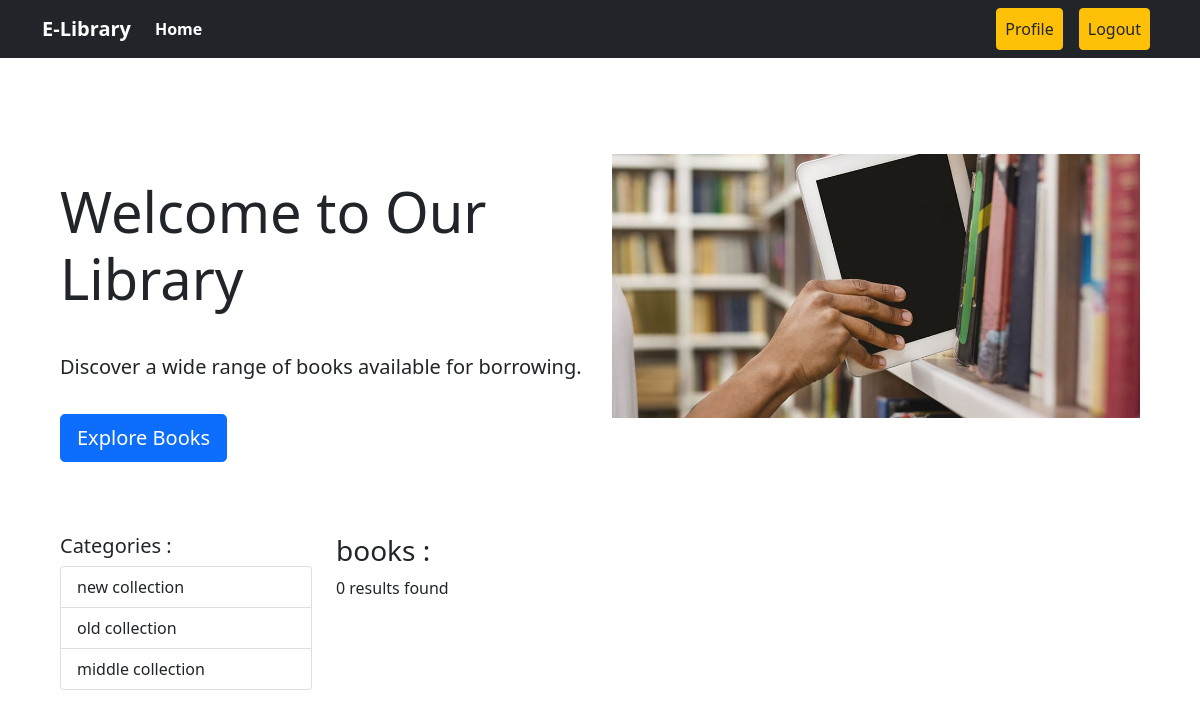
/category/old-collection/ (signed in), run on the app's committed database.
### Categories/models.py (models this page shows, shortened)
class Category(models.Model):
    name=models.CharField(max_length=100)
    slug=models.SlugField(max_length=100,unique=True,null=True,blank=True)

### library_management/views.py (the view)
# urls.py: path('', views.home, name='homepage'),
def home(request,category_slug=None):
    data = Books.objects.all()
    if category_slug is not None:
        category=Category.objects.get(slug=category_slug)
        data = Books.objects.filter(category=category)
    categories=Category.objects.all()
    return render(request,'home.html',{'data':data,'category':categories})

### templates/home.html (shortened to what this page needs)
{% extends "base.html" %} {% load static %} {% block content %}
<div class="container py-5">
  <div class="row">
    <div class="col-md-6">
      <div class="text-dark">
        <h1 class="display-4 my-4">Welcome to Our Library</h1>
        <p class="lead py-3">
          Discover a wide range of books available for borrowing.
        </p>
        <a href="{% url 'homepage' %}" class="btn btn-primary btn-lg">Explore Books</a>
      </div>
    </div>
    <div class="col-md-6">
      <img class="img-fluid" src="{% static 'book.jpg' %}" alt="Book Image" />
    </div>
  </div>
</div>
<div class="container py-4">
  <div class="row">
    <div class="col-md-3">
      <h5>Categories :</h5>
      <div class="list-group">
        {% for i in category %}
        <a
          href="{% url 'category_wise_book' i.slug %}"
          class="list-group-item list-group-item-action"
          >{{ i.name }}</a
        >
        {% endfor %}
      </div>
    </div>
    <div class="col-md-9">
      <h3>books :</h3>
      <p>{{ data|length }} results found</p>
      <div class="container py-4">
      </div>
    </div>
  </div>
</div>
{% endblock content %}

### data on the page
Category: name "new collection"
Category: name "old collection"
Category: name "middle collection"

### other printed values
{{ data|length }} "0"
